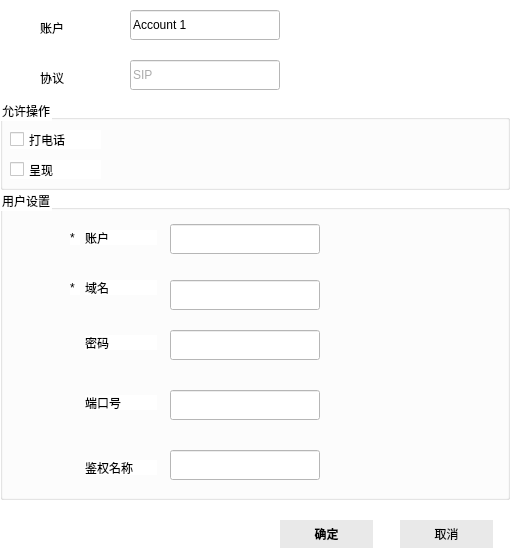
<?xml version="1.0" encoding="UTF-8"?>
<ui version="4.0">
 <class>register_dialog</class>
 <widget class="QWidget" name="register_dialog">
  <property name="geometry">
   <rect>
    <x>0</x>
    <y>0</y>
    <width>510</width>
    <height>560</height>
   </rect>
  </property>
  <property name="sizePolicy">
   <sizepolicy hsizetype="Minimum" vsizetype="Minimum">
    <horstretch>0</horstretch>
    <verstretch>0</verstretch>
   </sizepolicy>
  </property>
  <property name="minimumSize">
   <size>
    <width>380</width>
    <height>560</height>
   </size>
  </property>
  <property name="contextMenuPolicy">
   <enum>Qt::DefaultContextMenu</enum>
  </property>
  <property name="windowTitle">
   <string>register_dialog</string>
  </property>
  <property name="styleSheet">
   <string notr="true">background-color:rgb(255, 255, 255);</string>
  </property>
  <widget class="QGroupBox" name="groupBox_2">
   <property name="geometry">
    <rect>
     <x>0</x>
     <y>100</y>
     <width>510</width>
     <height>90</height>
    </rect>
   </property>
   <property name="title">
    <string>允许操作</string>
   </property>
   <widget class="QCheckBox" name="check_call">
    <property name="geometry">
     <rect>
      <x>10</x>
      <y>30</y>
      <width>91</width>
      <height>19</height>
     </rect>
    </property>
    <property name="text">
     <string>打电话</string>
    </property>
   </widget>
   <widget class="QCheckBox" name="check_presence">
    <property name="geometry">
     <rect>
      <x>10</x>
      <y>60</y>
      <width>91</width>
      <height>19</height>
     </rect>
    </property>
    <property name="text">
     <string>呈现</string>
    </property>
   </widget>
  </widget>
  <widget class="QGroupBox" name="groupBox">
   <property name="geometry">
    <rect>
     <x>0</x>
     <y>190</y>
     <width>510</width>
     <height>310</height>
    </rect>
   </property>
   <property name="title">
    <string>用户设置</string>
   </property>
   <widget class="QLabel" name="label_2">
    <property name="geometry">
     <rect>
      <x>70</x>
      <y>40</y>
      <width>10</width>
      <height>15</height>
     </rect>
    </property>
    <property name="text">
     <string>*</string>
    </property>
   </widget>
   <widget class="QLabel" name="label_account">
    <property name="geometry">
     <rect>
      <x>85</x>
      <y>40</y>
      <width>72</width>
      <height>15</height>
     </rect>
    </property>
    <property name="contextMenuPolicy">
     <enum>Qt::NoContextMenu</enum>
    </property>
    <property name="text">
     <string>账户</string>
    </property>
   </widget>
   <widget class="QLineEdit" name="lineEdit_account">
    <property name="geometry">
     <rect>
      <x>170</x>
      <y>34</y>
      <width>150</width>
      <height>30</height>
     </rect>
    </property>
   </widget>
   <widget class="QLabel" name="label_4">
    <property name="geometry">
     <rect>
      <x>70</x>
      <y>90</y>
      <width>10</width>
      <height>15</height>
     </rect>
    </property>
    <property name="text">
     <string>*</string>
    </property>
   </widget>
   <widget class="QLabel" name="label_domain">
    <property name="geometry">
     <rect>
      <x>85</x>
      <y>90</y>
      <width>72</width>
      <height>15</height>
     </rect>
    </property>
    <property name="text">
     <string>域名</string>
    </property>
   </widget>
   <widget class="QLineEdit" name="lineEdit_domain">
    <property name="geometry">
     <rect>
      <x>170</x>
      <y>90</y>
      <width>150</width>
      <height>30</height>
     </rect>
    </property>
   </widget>
   <widget class="QLabel" name="label_passwd">
    <property name="geometry">
     <rect>
      <x>85</x>
      <y>145</y>
      <width>72</width>
      <height>15</height>
     </rect>
    </property>
    <property name="text">
     <string>密码</string>
    </property>
   </widget>
   <widget class="QLineEdit" name="lineEdit_passwd">
    <property name="geometry">
     <rect>
      <x>170</x>
      <y>140</y>
      <width>150</width>
      <height>30</height>
     </rect>
    </property>
   </widget>
   <widget class="QLabel" name="label_display_name">
    <property name="geometry">
     <rect>
      <x>85</x>
      <y>205</y>
      <width>72</width>
      <height>15</height>
     </rect>
    </property>
    <property name="text">
     <string>端口号</string>
    </property>
   </widget>
   <widget class="QLineEdit" name="lineEdit_port">
    <property name="geometry">
     <rect>
      <x>170</x>
      <y>200</y>
      <width>150</width>
      <height>30</height>
     </rect>
    </property>
   </widget>
   <widget class="QLabel" name="label_authorize">
    <property name="geometry">
     <rect>
      <x>85</x>
      <y>270</y>
      <width>72</width>
      <height>15</height>
     </rect>
    </property>
    <property name="text">
     <string>鉴权名称</string>
    </property>
   </widget>
   <widget class="QLineEdit" name="lineEdit_authorize">
    <property name="geometry">
     <rect>
      <x>170</x>
      <y>260</y>
      <width>150</width>
      <height>30</height>
     </rect>
    </property>
   </widget>
  </widget>
  <widget class="QPushButton" name="pushButton_ok">
   <property name="geometry">
    <rect>
     <x>280</x>
     <y>520</y>
     <width>93</width>
     <height>28</height>
    </rect>
   </property>
   <property name="font">
    <font>
     <family>黑体</family>
     <weight>75</weight>
     <italic>false</italic>
     <bold>true</bold>
     <underline>false</underline>
    </font>
   </property>
   <property name="styleSheet">
    <string notr="true">QPushButton{
    background-color:rgb(233, 233, 233);
    background-repeat:no-repeat;
    border:none;
}
QPushButton:hover{
    background-color:#CCCCCC
}
QPushButton:pressed{
    background-color:#888888
}</string>
   </property>
   <property name="text">
    <string>确定</string>
   </property>
  </widget>
  <widget class="QPushButton" name="pushButton_cancel">
   <property name="geometry">
    <rect>
     <x>400</x>
     <y>520</y>
     <width>93</width>
     <height>28</height>
    </rect>
   </property>
   <property name="styleSheet">
    <string notr="true">QPushButton{
    background-color:rgb(233, 233, 233);
    background-repeat:no-repeat;
    border:none;
}
QPushButton:hover{
    background-color:#CCCCCC
}
QPushButton:pressed{
    background-color:#888888
}</string>
   </property>
   <property name="text">
    <string>取消</string>
   </property>
  </widget>
  <widget class="QLabel" name="label_account_top">
   <property name="geometry">
    <rect>
     <x>40</x>
     <y>20</y>
     <width>72</width>
     <height>15</height>
    </rect>
   </property>
   <property name="text">
    <string>账户</string>
   </property>
  </widget>
  <widget class="QLabel" name="label_protol">
   <property name="geometry">
    <rect>
     <x>40</x>
     <y>70</y>
     <width>72</width>
     <height>15</height>
    </rect>
   </property>
   <property name="text">
    <string>协议</string>
   </property>
  </widget>
  <widget class="QLineEdit" name="lineEdit_account_top">
   <property name="geometry">
    <rect>
     <x>130</x>
     <y>10</y>
     <width>150</width>
     <height>30</height>
    </rect>
   </property>
   <property name="text">
    <string>Account 1</string>
   </property>
  </widget>
  <widget class="QLineEdit" name="lineEdit_protol_top">
   <property name="geometry">
    <rect>
     <x>130</x>
     <y>60</y>
     <width>150</width>
     <height>30</height>
    </rect>
   </property>
   <property name="styleSheet">
    <string notr="true">color:rgb(172, 172, 172);</string>
   </property>
   <property name="text">
    <string>SIP</string>
   </property>
   <property name="readOnly">
    <bool>true</bool>
   </property>
  </widget>
 </widget>
 <layoutdefault spacing="6" margin="11"/>
 <resources/>
 <connections/>
</ui>
